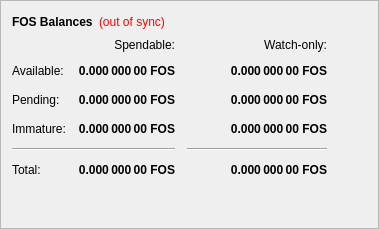
        <widget class="QFrame" name="frame">
         <property name="frameShape">
          <enum>QFrame::StyledPanel</enum>
         </property>
         <property name="frameShadow">
          <enum>QFrame::Raised</enum>
         </property>
         <layout class="QVBoxLayout" name="verticalLayout_4">
          <item>
           <layout class="QHBoxLayout" name="horizontalLayout_4">
            <item>
             <widget class="QLabel" name="label_5">
              <property name="font">
               <font>
                <weight>75</weight>
                <bold>true</bold>
               </font>
              </property>
              <property name="text">
               <string>FOS Balances</string>
              </property>
             </widget>
            </item>
            <item>
             <widget class="QLabel" name="labelWalletStatus">
              <property name="cursor">
               <cursorShape>WhatsThisCursor</cursorShape>
              </property>
              <property name="toolTip">
               <string>The displayed information may be out of date. Your wallet automatically synchronizes with the FossilCoin network after a connection is established, but this process has not completed yet.</string>
              </property>
              <property name="styleSheet">
               <string notr="true">QLabel { color: red; }</string>
              </property>
              <property name="text">
               <string notr="true">(out of sync)</string>
              </property>
              <property name="alignment">
               <set>Qt::AlignLeading|Qt::AlignLeft|Qt::AlignVCenter</set>
              </property>
             </widget>
            </item>
            <item>
             <spacer name="horizontalSpacer_3">
              <property name="orientation">
               <enum>Qt::Horizontal</enum>
              </property>
              <property name="sizeHint" stdset="0">
               <size>
                <width>40</width>
                <height>20</height>
               </size>
              </property>
             </spacer>
            </item>
           </layout>
          </item>
          <item>
           <layout class="QGridLayout" name="gridLayout">
            <property name="spacing">
             <number>12</number>
            </property>
            <item row="2" column="2">
             <widget class="QLabel" name="labelWatchPending">
              <property name="font">
               <font>
                <weight>75</weight>
                <bold>true</bold>
               </font>
              </property>
              <property name="cursor">
               <cursorShape>IBeamCursor</cursorShape>
              </property>
              <property name="toolTip">
               <string>Unconfirmed transactions to watch-only addresses</string>
              </property>
              <property name="text">
               <string notr="true">0.000 000 00 FOS</string>
              </property>
              <property name="alignment">
               <set>Qt::AlignRight|Qt::AlignTrailing|Qt::AlignVCenter</set>
              </property>
              <property name="textInteractionFlags">
               <set>Qt::LinksAccessibleByMouse|Qt::TextSelectableByKeyboard|Qt::TextSelectableByMouse</set>
              </property>
             </widget>
            </item>
            <item row="2" column="1">
             <widget class="QLabel" name="labelUnconfirmed">
              <property name="font">
               <font>
                <weight>75</weight>
                <bold>true</bold>
               </font>
              </property>
              <property name="cursor">
               <cursorShape>IBeamCursor</cursorShape>
              </property>
              <property name="toolTip">
               <string>Total of transactions that have yet to be confirmed, and do not yet count toward the spendable balance</string>
              </property>
              <property name="text">
               <string notr="true">0.000 000 00 FOS</string>
              </property>
              <property name="alignment">
               <set>Qt::AlignRight|Qt::AlignTrailing|Qt::AlignVCenter</set>
              </property>
              <property name="textInteractionFlags">
               <set>Qt::LinksAccessibleByMouse|Qt::TextSelectableByKeyboard|Qt::TextSelectableByMouse</set>
              </property>
             </widget>
            </item>
            <item row="3" column="2">
             <widget class="QLabel" name="labelWatchImmature">
              <property name="font">
               <font>
                <weight>75</weight>
                <bold>true</bold>
               </font>
              </property>
              <property name="cursor">
               <cursorShape>IBeamCursor</cursorShape>
              </property>
              <property name="toolTip">
               <string>Staked or masternode rewards in watch-only addresses that has not yet matured</string>
              </property>
              <property name="text">
               <string notr="true">0.000 000 00 FOS</string>
              </property>
              <property name="alignment">
               <set>Qt::AlignRight|Qt::AlignTrailing|Qt::AlignVCenter</set>
              </property>
              <property name="textInteractionFlags">
               <set>Qt::LinksAccessibleByMouse|Qt::TextSelectableByKeyboard|Qt::TextSelectableByMouse</set>
              </property>
             </widget>
            </item>
            <item row="4" column="0" colspan="2">
             <widget class="Line" name="lineSpendableBalance">
              <property name="orientation">
               <enum>Qt::Horizontal</enum>
              </property>
             </widget>
            </item>
            <item row="4" column="2">
             <widget class="Line" name="lineWatchBalance">
              <property name="sizePolicy">
               <sizepolicy hsizetype="Preferred" vsizetype="Fixed">
                <horstretch>0</horstretch>
                <verstretch>0</verstretch>
               </sizepolicy>
              </property>
              <property name="minimumSize">
               <size>
                <width>140</width>
                <height>0</height>
               </size>
              </property>
              <property name="orientation">
               <enum>Qt::Horizontal</enum>
              </property>
             </widget>
            </item>
            <item row="5" column="0">
             <widget class="QLabel" name="labelTotalText">
              <property name="text">
               <string>Total:</string>
              </property>
             </widget>
            </item>
            <item row="3" column="1">
             <widget class="QLabel" name="labelImmature">
              <property name="font">
               <font>
                <weight>75</weight>
                <bold>true</bold>
               </font>
              </property>
              <property name="cursor">
               <cursorShape>IBeamCursor</cursorShape>
              </property>
              <property name="toolTip">
               <string>Staked or masternode rewards that has not yet matured</string>
              </property>
              <property name="text">
               <string notr="true">0.000 000 00 FOS</string>
              </property>
              <property name="alignment">
               <set>Qt::AlignRight|Qt::AlignTrailing|Qt::AlignVCenter</set>
              </property>
              <property name="textInteractionFlags">
               <set>Qt::LinksAccessibleByMouse|Qt::TextSelectableByKeyboard|Qt::TextSelectableByMouse</set>
              </property>
             </widget>
            </item>
            <item row="2" column="3">
             <spacer name="horizontalSpacer_2">
              <property name="orientation">
               <enum>Qt::Horizontal</enum>
              </property>
              <property name="sizeHint" stdset="0">
               <size>
                <width>40</width>
                <height>20</height>
               </size>
              </property>
             </spacer>
            </item>
            <item row="3" column="0">
             <widget class="QLabel" name="labelImmatureText">
              <property name="text">
               <string>Immature:</string>
              </property>
             </widget>
            </item>
            <item row="5" column="1">
             <widget class="QLabel" name="labelTotal">
              <property name="font">
               <font>
                <weight>75</weight>
                <bold>true</bold>
               </font>
              </property>
              <property name="cursor">
               <cursorShape>IBeamCursor</cursorShape>
              </property>
              <property name="toolTip">
               <string>Your current total balance</string>
              </property>
              <property name="text">
               <string notr="true">0.000 000 00 FOS</string>
              </property>
              <property name="alignment">
               <set>Qt::AlignRight|Qt::AlignTrailing|Qt::AlignVCenter</set>
              </property>
              <property name="textInteractionFlags">
               <set>Qt::LinksAccessibleByMouse|Qt::TextSelectableByKeyboard|Qt::TextSelectableByMouse</set>
              </property>
             </widget>
            </item>
            <item row="5" column="2">
             <widget class="QLabel" name="labelWatchTotal">
              <property name="font">
               <font>
                <weight>75</weight>
                <bold>true</bold>
               </font>
              </property>
              <property name="cursor">
               <cursorShape>IBeamCursor</cursorShape>
              </property>
              <property name="toolTip">
               <string>Current total balance in watch-only addresses</string>
              </property>
              <property name="text">
               <string notr="true">0.000 000 00 FOS</string>
              </property>
              <property name="alignment">
               <set>Qt::AlignRight|Qt::AlignTrailing|Qt::AlignVCenter</set>
              </property>
              <property name="textInteractionFlags">
               <set>Qt::LinksAccessibleByMouse|Qt::TextSelectableByKeyboard|Qt::TextSelectableByMouse</set>
              </property>
             </widget>
            </item>
            <item row="0" column="2">
             <widget class="QLabel" name="labelWatchonly">
              <property name="text">
               <string>Watch-only:</string>
              </property>
              <property name="alignment">
               <set>Qt::AlignRight|Qt::AlignTrailing|Qt::AlignVCenter</set>
              </property>
             </widget>
            </item>
            <item row="1" column="0">
             <widget class="QLabel" name="labelBalanceText">
              <property name="text">
               <string>Available:</string>
              </property>
             </widget>
            </item>
            <item row="1" column="1">
             <widget class="QLabel" name="labelBalance">
              <property name="font">
               <font>
                <weight>75</weight>
                <bold>true</bold>
               </font>
              </property>
              <property name="cursor">
               <cursorShape>IBeamCursor</cursorShape>
              </property>
              <property name="toolTip">
               <string>Your current spendable balance</string>
              </property>
              <property name="text">
               <string notr="true">0.000 000 00 FOS</string>
              </property>
              <property name="alignment">
               <set>Qt::AlignRight|Qt::AlignTrailing|Qt::AlignVCenter</set>
              </property>
              <property name="textInteractionFlags">
               <set>Qt::LinksAccessibleByMouse|Qt::TextSelectableByKeyboard|Qt::TextSelectableByMouse</set>
              </property>
             </widget>
            </item>
            <item row="1" column="2">
             <widget class="QLabel" name="labelWatchAvailable">
              <property name="font">
               <font>
                <weight>75</weight>
                <bold>true</bold>
               </font>
              </property>
              <property name="cursor">
               <cursorShape>IBeamCursor</cursorShape>
              </property>
              <property name="toolTip">
               <string>Your current balance in watch-only addresses</string>
              </property>
              <property name="text">
               <string notr="true">0.000 000 00 FOS</string>
              </property>
              <property name="alignment">
               <set>Qt::AlignRight|Qt::AlignTrailing|Qt::AlignVCenter</set>
              </property>
              <property name="textInteractionFlags">
               <set>Qt::LinksAccessibleByMouse|Qt::TextSelectableByKeyboard|Qt::TextSelectableByMouse</set>
              </property>
             </widget>
            </item>
            <item row="2" column="0">
             <widget class="QLabel" name="labelPendingText">
              <property name="text">
               <string>Pending:</string>
              </property>
             </widget>
            </item>
            <item row="0" column="1">
             <widget class="QLabel" name="labelSpendable">
              <property name="text">
               <string>Spendable:</string>
              </property>
              <property name="alignment">
               <set>Qt::AlignRight|Qt::AlignTrailing|Qt::AlignVCenter</set>
              </property>
             </widget>
            </item>
           </layout>
          </item>
          <item>
           <spacer name="verticalSpacer_4">
            <property name="orientation">
             <enum>Qt::Vertical</enum>
            </property>
            <property name="sizeHint" stdset="0">
             <size>
              <width>20</width>
              <height>40</height>
             </size>
            </property>
           </spacer>
          </item>
         </layout>
        </widget>
